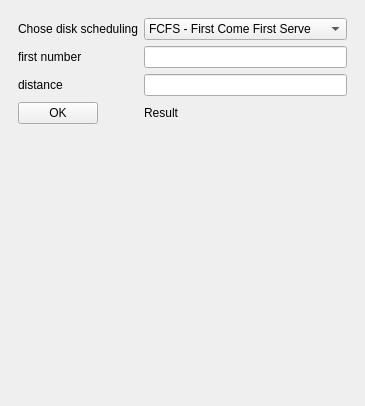
<?xml version="1.0" encoding="UTF-8"?>
<ui version="4.0">
 <class>MainWindow</class>
 <widget class="QMainWindow" name="MainWindow">
  <property name="geometry">
   <rect>
    <x>0</x>
    <y>0</y>
    <width>349</width>
    <height>406</height>
   </rect>
  </property>
  <property name="windowTitle">
   <string>Disk Scheduling</string>
  </property>
  <widget class="QWidget" name="centralwidget">
   <layout class="QVBoxLayout" name="verticalLayout">
    <item>
     <widget class="QWidget" name="widget" native="true">
      <layout class="QFormLayout" name="formLayout">
       <item row="1" column="0">
        <widget class="QLabel" name="label">
         <property name="text">
          <string>first number</string>
         </property>
        </widget>
       </item>
       <item row="1" column="1">
        <widget class="QLineEdit" name="number1"/>
       </item>
       <item row="2" column="0">
        <widget class="QLabel" name="label_2">
         <property name="text">
          <string>distance</string>
         </property>
        </widget>
       </item>
       <item row="2" column="1">
        <widget class="QLineEdit" name="number2"/>
       </item>
       <item row="0" column="1">
        <widget class="QComboBox" name="comboBox">
         <item>
          <property name="text">
           <string comment="hello" extracomment="hello">FCFS - First Come First Serve</string>
          </property>
         </item>
         <item>
          <property name="text">
           <string>SSTF - Shortest Seek Time First</string>
          </property>
         </item>
         <item>
          <property name="text">
           <string>SCAN - Elevator</string>
          </property>
         </item>
         <item>
          <property name="text">
           <string>C-SCAN - Circular SCAN</string>
          </property>
         </item>
         <item>
          <property name="text">
           <string>LOOK</string>
          </property>
         </item>
         <item>
          <property name="text">
           <string>C-LOCK</string>
          </property>
         </item>
        </widget>
       </item>
       <item row="0" column="0">
        <widget class="QLabel" name="label_3">
         <property name="text">
          <string>Chose disk scheduling</string>
         </property>
        </widget>
       </item>
       <item row="4" column="0">
        <widget class="QPushButton" name="pushButton">
         <property name="text">
          <string>OK</string>
         </property>
        </widget>
       </item>
       <item row="4" column="1">
        <widget class="QLabel" name="result">
         <property name="text">
          <string>Result</string>
         </property>
        </widget>
       </item>
      </layout>
     </widget>
    </item>
    <item>
     <widget class="PlotWidget" name="graphWidget" native="true"/>
    </item>
   </layout>
  </widget>
  <widget class="QMenuBar" name="menubar">
   <property name="geometry">
    <rect>
     <x>0</x>
     <y>0</y>
     <width>349</width>
     <height>21</height>
    </rect>
   </property>
  </widget>
 </widget>
 <customwidgets>
  <customwidget>
   <class>PlotWidget</class>
   <extends>QWidget</extends>
   <header>pyqtgraph</header>
   <container>1</container>
  </customwidget>
 </customwidgets>
 <resources/>
 <connections>
  <connection>
   <sender>comboBox</sender>
   <signal>activated(QString)</signal>
   <receiver>MainWindow</receiver>
   <slot>setWindowTitle(QString)</slot>
   <hints>
    <hint type="sourcelabel">
     <x>225</x>
     <y>48</y>
    </hint>
    <hint type="destinationlabel">
     <x>170</x>
     <y>202</y>
    </hint>
   </hints>
  </connection>
 </connections>
</ui>
